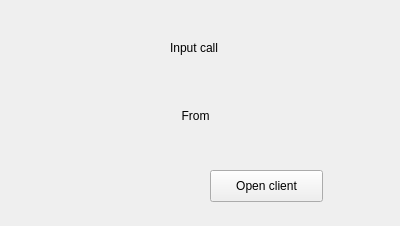
<?xml version="1.0" encoding="UTF-8"?>
<ui version="4.0">
 <class>InputCallWidget</class>
 <widget class="QWidget" name="InputCallWidget">
  <property name="geometry">
   <rect>
    <x>0</x>
    <y>0</y>
    <width>400</width>
    <height>226</height>
   </rect>
  </property>
  <property name="windowTitle">
   <string>Form</string>
  </property>
  <widget class="QLabel" name="label">
   <property name="geometry">
    <rect>
     <x>170</x>
     <y>40</y>
     <width>60</width>
     <height>16</height>
    </rect>
   </property>
   <property name="text">
    <string>Input call</string>
   </property>
  </widget>
  <widget class="QLabel" name="fromLabel">
   <property name="geometry">
    <rect>
     <x>20</x>
     <y>80</y>
     <width>351</width>
     <height>71</height>
    </rect>
   </property>
   <property name="text">
    <string>From</string>
   </property>
   <property name="alignment">
    <set>Qt::AlignCenter</set>
   </property>
  </widget>
  <widget class="QPushButton" name="openClientButton">
   <property name="geometry">
    <rect>
     <x>210</x>
     <y>170</y>
     <width>113</width>
     <height>32</height>
    </rect>
   </property>
   <property name="text">
    <string>Open client</string>
   </property>
  </widget>
 </widget>
 <resources/>
 <connections/>
</ui>
